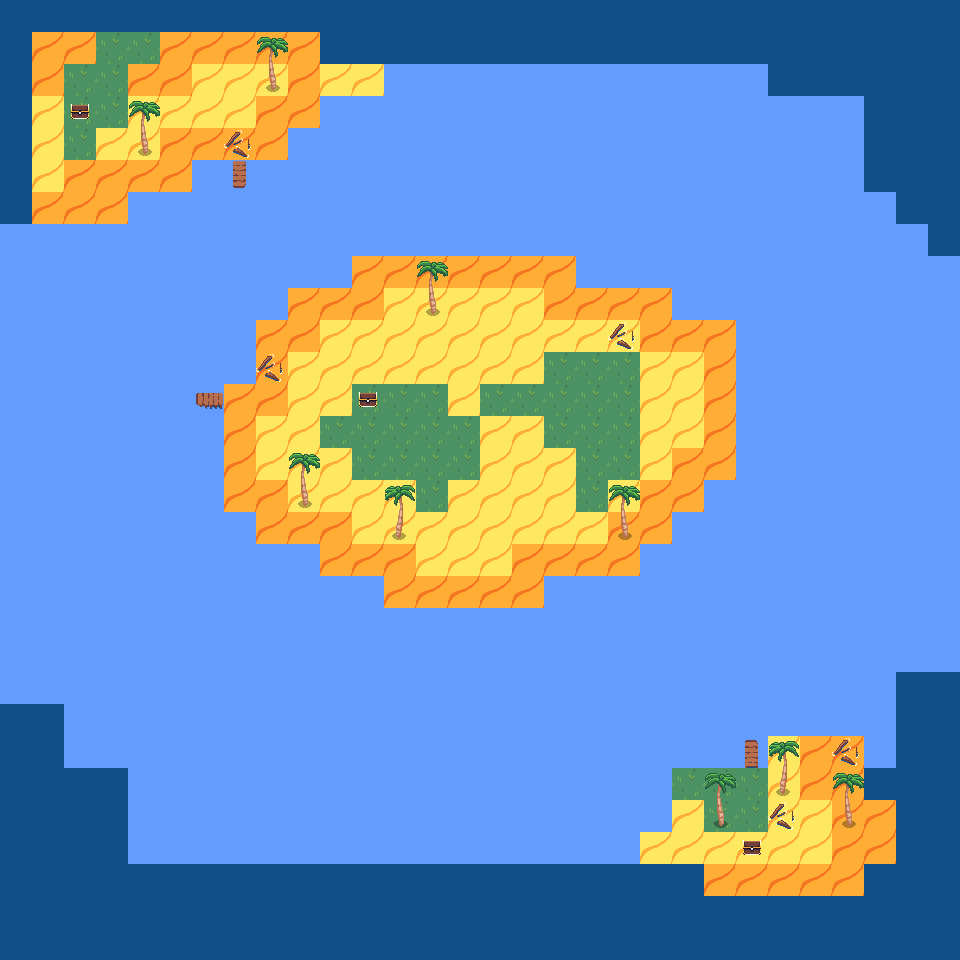

This game map was drawn from its Tiled (.tmx) file and the tilesets committed beside it. A one-line description and the trimmed map source follow:
An orthogonal 30x30 tile map with 32x32 px tiles, 6 tile layers (Water, Island, Decorations, Palm1, ...) and 1 object (PlayerSpawn).

<map version="1.10" tiledversion="1.11.2" orientation="orthogonal" renderorder="right-down" width="30" height="30" tilewidth="32" tileheight="32" infinite="0" nextlayerid="9" nextobjectid="2">
 <tileset firstgid="1" source="../tiles/tileset.tsx" />
 <layer id="1" name="Water" width="30" height="30">
  <data>[900 cells, 900 non-empty, 2 distinct tile ids]</data>
 </layer>
 <layer id="2" name="Island" width="30" height="30">
  <data>[900 cells, 214 non-empty, 5 distinct tile ids]</data>
 </layer>
 <layer id="3" name="Decorations" width="30" height="30">
  <data>[900 cells, 8 non-empty, 4 distinct tile ids]</data>
 </layer>
 <layer id="4" name="Palm1" width="30" height="30">
  <data>[900 cells, 9 non-empty, 2 distinct tile ids]</data>
 </layer>
 <layer id="5" name="Palm2" width="30" height="30">
  <data>[900 cells, 9 non-empty, 2 distinct tile ids]</data>
 </layer>
 <layer id="7" name="Chest" width="30" height="30">
  <data>[900 cells, 3 non-empty, 1 distinct tile ids]</data>
 </layer>
 <objectgroup id="8" name="PlayerObject">
  <object id="1" name="PlayerSpawn" x="424" y="427.5" width="14.75" height="13" />
 </objectgroup>
</map>
